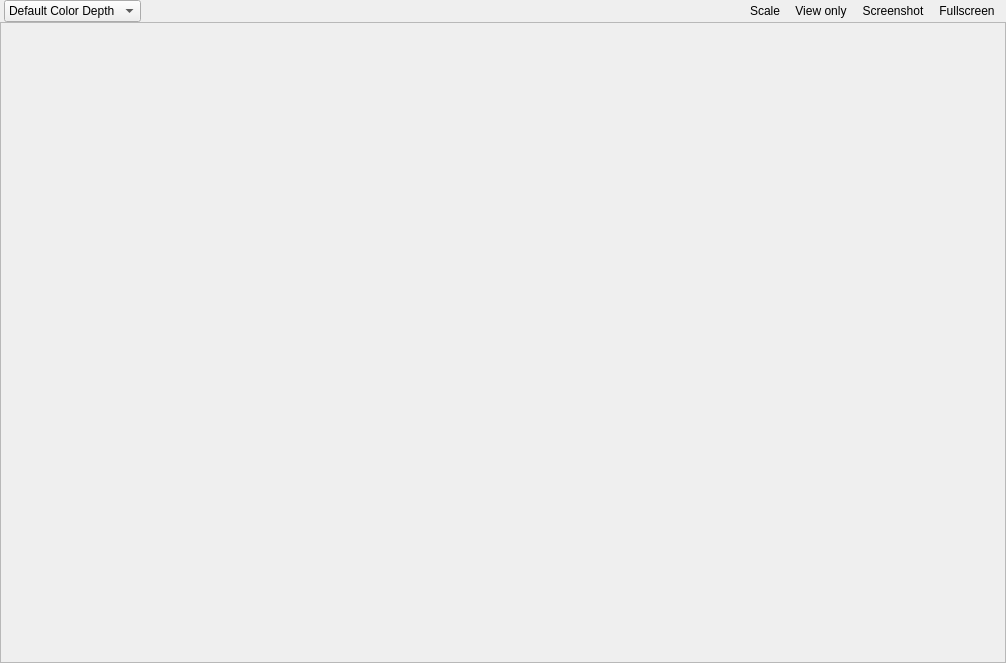
<?xml version="1.0" encoding="UTF-8"?>
<ui version="4.0">
 <class>screensharing_window</class>
 <widget class="QMainWindow" name="screensharing_window">
  <property name="geometry">
   <rect>
    <x>0</x>
    <y>0</y>
    <width>1006</width>
    <height>663</height>
   </rect>
  </property>
  <property name="windowTitle">
   <string>Blink Screen Sharing</string>
  </property>
  <property name="windowIcon">
   <iconset>
    <normaloff>icons/blink48.png</normaloff>icons/blink48.png</iconset>
  </property>
  <widget class="QWidget" name="centralwidget">
   <layout class="QVBoxLayout" name="window_layout">
    <property name="spacing">
     <number>0</number>
    </property>
    <property name="margin">
     <number>0</number>
    </property>
    <item>
     <widget class="QWidget" name="toolbar" native="true">
      <layout class="QHBoxLayout" name="toolbar_layout">
       <property name="spacing">
        <number>1</number>
       </property>
       <property name="leftMargin">
        <number>4</number>
       </property>
       <property name="topMargin">
        <number>0</number>
       </property>
       <property name="rightMargin">
        <number>4</number>
       </property>
       <property name="bottomMargin">
        <number>0</number>
       </property>
       <item>
        <widget class="QComboBox" name="color_depth_button">
         <property name="focusPolicy">
          <enum>Qt::NoFocus</enum>
         </property>
         <property name="toolTip">
          <string>&lt;html&gt;&lt;head/&gt;&lt;body&gt;&lt;p&gt;Higher color depths provide better quality but also require more bandwidth. Lowering it may help if screen sharing feels sluggish or it is lagging.&lt;/p&gt;&lt;/body&gt;&lt;/html&gt;</string>
         </property>
         <item>
          <property name="text">
           <string>Default Color Depth</string>
          </property>
         </item>
         <item>
          <property name="text">
           <string>True Color (24 bits)</string>
          </property>
         </item>
         <item>
          <property name="text">
           <string>High Color (16 bits)</string>
          </property>
         </item>
         <item>
          <property name="text">
           <string>Low Color (8 bits)</string>
          </property>
         </item>
        </widget>
       </item>
       <item>
        <spacer name="toolbar_spacer">
         <property name="orientation">
          <enum>Qt::Horizontal</enum>
         </property>
         <property name="sizeType">
          <enum>QSizePolicy::MinimumExpanding</enum>
         </property>
         <property name="sizeHint" stdset="0">
          <size>
           <width>15</width>
           <height>20</height>
          </size>
         </property>
        </spacer>
       </item>
       <item>
        <widget class="QToolButton" name="scale_button">
         <property name="focusPolicy">
          <enum>Qt::NoFocus</enum>
         </property>
         <property name="text">
          <string>Scale</string>
         </property>
         <property name="icon">
          <iconset>
           <normaloff>icons/scale.svg</normaloff>icons/scale.svg</iconset>
         </property>
         <property name="iconSize">
          <size>
           <width>24</width>
           <height>24</height>
          </size>
         </property>
         <property name="checkable">
          <bool>true</bool>
         </property>
         <property name="toolButtonStyle">
          <enum>Qt::ToolButtonIconOnly</enum>
         </property>
         <property name="autoRaise">
          <bool>true</bool>
         </property>
        </widget>
       </item>
       <item>
        <widget class="QToolButton" name="viewonly_button">
         <property name="focusPolicy">
          <enum>Qt::NoFocus</enum>
         </property>
         <property name="text">
          <string>View only</string>
         </property>
         <property name="icon">
          <iconset>
           <normaloff>icons/viewonly.svg</normaloff>icons/viewonly.svg</iconset>
         </property>
         <property name="iconSize">
          <size>
           <width>24</width>
           <height>24</height>
          </size>
         </property>
         <property name="checkable">
          <bool>true</bool>
         </property>
         <property name="toolButtonStyle">
          <enum>Qt::ToolButtonIconOnly</enum>
         </property>
         <property name="autoRaise">
          <bool>true</bool>
         </property>
        </widget>
       </item>
       <item>
        <widget class="QToolButton" name="screenshot_button">
         <property name="focusPolicy">
          <enum>Qt::NoFocus</enum>
         </property>
         <property name="contextMenuPolicy">
          <enum>Qt::CustomContextMenu</enum>
         </property>
         <property name="text">
          <string>Screenshot</string>
         </property>
         <property name="icon">
          <iconset>
           <normaloff>icons/screenshot.svg</normaloff>icons/screenshot.svg</iconset>
         </property>
         <property name="iconSize">
          <size>
           <width>24</width>
           <height>24</height>
          </size>
         </property>
         <property name="toolButtonStyle">
          <enum>Qt::ToolButtonIconOnly</enum>
         </property>
         <property name="autoRaise">
          <bool>true</bool>
         </property>
        </widget>
       </item>
       <item>
        <widget class="QToolButton" name="fullscreen_button">
         <property name="focusPolicy">
          <enum>Qt::NoFocus</enum>
         </property>
         <property name="text">
          <string>Fullscreen</string>
         </property>
         <property name="icon">
          <iconset>
           <normaloff>icons/fullscreen.svg</normaloff>
           <normalon>icons/fullscreen-exit.svg</normalon>
           <disabledon>icons/fullscreen-exit.svg</disabledon>
           <activeon>icons/fullscreen-exit.svg</activeon>
           <selectedon>icons/fullscreen-exit.svg</selectedon>icons/fullscreen.svg</iconset>
         </property>
         <property name="iconSize">
          <size>
           <width>24</width>
           <height>24</height>
          </size>
         </property>
         <property name="checkable">
          <bool>true</bool>
         </property>
         <property name="toolButtonStyle">
          <enum>Qt::ToolButtonIconOnly</enum>
         </property>
         <property name="autoRaise">
          <bool>true</bool>
         </property>
        </widget>
       </item>
      </layout>
     </widget>
    </item>
    <item>
     <widget class="QScrollArea" name="scroll_area">
      <property name="focusPolicy">
       <enum>Qt::NoFocus</enum>
      </property>
      <property name="alignment">
       <set>Qt::AlignCenter</set>
      </property>
      <widget class="QWidget" name="vncviewer">
       <property name="geometry">
        <rect>
         <x>7</x>
         <y>7</y>
         <width>987</width>
         <height>611</height>
        </rect>
       </property>
       <property name="mouseTracking">
        <bool>true</bool>
       </property>
       <property name="focusPolicy">
        <enum>Qt::WheelFocus</enum>
       </property>
      </widget>
     </widget>
    </item>
   </layout>
  </widget>
 </widget>
 <resources/>
 <connections/>
</ui>
